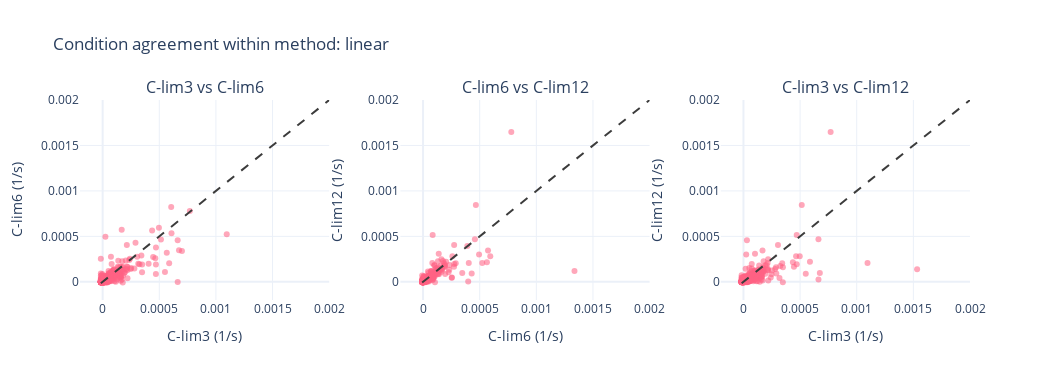

Notebook source saved alongside this figure:
### Code cell
fig = scatter_condition_agreement(df_active_deg_uncapped, method="linear", log_axes=False)
# cap x and y-axis
# fig.update_layout(yaxis1=dict(range=[-9, -2]),
#                   yaxis2=dict(range=[-9, -2]),
#                   yaxis3=dict(range=[-9, -2]),
#                   xaxis1=dict(range=[-9, -2]),
#                   xaxis2=dict(range=[-9, -2]),
#                   xaxis3=dict(range=[-9, -2]),
                  # plot_bgcolor='rgba(0, 0, 0, 0)',  # Transparent plot area background
                  # paper_bgcolor='rgba(0, 0, 0, 0)'
                  # )
fig.update_layout(yaxis1=dict(range=[-2E-4, 0.002]),
                  yaxis2=dict(range=[-2E-4, 0.002]),
                  yaxis3=dict(range=[-2E-4, 0.002]),
                  xaxis1=dict(range=[-2E-4, 0.002]),
                  xaxis2=dict(range=[-2E-4, 0.002]),
                  xaxis3=dict(range=[-2E-4, 0.002]),)

fig.show()
# fig.write_image("notebooks/Heena notebooks/Mia Protein Degradation/out/k_active_condition_comparison_linear_uncapped.png", scale=5, height=400, width=1000)

### Figure 1 — Plotly figure (JSON) as saved in the notebook; plotly's stock layout.template omitted (floating-point values rounded to 4 significant figures; data arrays with more than 128 entries replaced by an {"elided": "..."} marker saying what was removed)
{"data": [{"hovertemplate": "k_active_C-lim3_linear: %{x:.4g}<br>k_active_C-lim6_linear: %{y:.4g}<extra></extra>", "marker": {"color": "rgba(255,99,132,0.8)", "opacity": 0.7, "size": 6}, "mode": "markers", "name": "proteins", "x": {"elided": "2513 float values"}, "y": {"elided": "2513 float values"}, "type": "scatter", "xaxis": "x", "yaxis": "y"}, {"hoverinfo": "skip", "line": {"color": "rgba(60,60,60,1.0)", "dash": "dash", "width": 2}, "mode": "lines", "name": "y = x", "showlegend": false, "x": [-1.605e-05, 79710.0], "y": [-1.605e-05, 79710.0], "type": "scatter", "xaxis": "x", "yaxis": "y"}, {"hovertemplate": "k_active_C-lim6_linear: %{x:.4g}<br>k_active_C-lim12_linear: %{y:.4g}<extra></extra>", "marker": {"color": "rgba(255,99,132,0.8)", "opacity": 0.7, "size": 6}, "mode": "markers", "name": "proteins", "x": {"elided": "2550 float values"}, "y": {"elided": "2550 float values"}, "type": "scatter", "xaxis": "x2", "yaxis": "y2"}, {"hoverinfo": "skip", "line": {"color": "rgba(60,60,60,1.0)", "dash": "dash", "width": 2}, "mode": "lines", "name": "y = x", "showlegend": false, "x": [-8.023e-06, 0.003731], "y": [-8.023e-06, 0.003731], "type": "scatter", "xaxis": "x2", "yaxis": "y2"}, {"hovertemplate": "k_active_C-lim3_linear: %{x:.4g}<br>k_active_C-lim12_linear: %{y:.4g}<extra></extra>", "marker": {"color": "rgba(255,99,132,0.8)", "opacity": 0.7, "size": 6}, "mode": "markers", "name": "proteins", "x": {"elided": "2530 float values"}, "y": {"elided": "2530 float values"}, "type": "scatter", "xaxis": "x3", "yaxis": "y3"}, {"hoverinfo": "skip", "line": {"color": "rgba(60,60,60,1.0)", "dash": "dash", "width": 2}, "mode": "lines", "name": "y = x", "showlegend": false, "x": [-1.605e-05, 79710.0], "y": [-1.605e-05, 79710.0], "type": "scatter", "xaxis": "x3", "yaxis": "y3"}], "layout": {"xaxis": {"anchor": "y", "domain": [0.0, 0.28], "title": {"text": "C-lim3 (1/s)"}, "range": [-0.0002, 0.002]}, "yaxis": {"anchor": "x", "domain": [0.0, 1.0], "title": {"text": "C-lim6 (1/s)"}, "range": [-0.0002, 0.002]}, "xaxis2": {"anchor": "y2", "domain": [0.36, 0.64], "title": {"text": "C-lim6 (1/s)"}, "range": [-0.0002, 0.002]}, "yaxis2": {"anchor": "x2", "domain": [0.0, 1.0], "title": {"text": "C-lim12 (1/s)"}, "range": [-0.0002, 0.002]}, "xaxis3": {"anchor": "y3", "domain": [0.72, 1.0], "title": {"text": "C-lim3 (1/s)"}, "range": [-0.0002, 0.002]}, "yaxis3": {"anchor": "x3", "domain": [0.0, 1.0], "title": {"text": "C-lim12 (1/s)"}, "range": [-0.0002, 0.002]}, "annotations": [{"font": {"size": 16}, "showarrow": false, "text": "C-lim3 vs C-lim6", "x": 0.14, "xanchor": "center", "xref": "paper", "y": 1.0, "yanchor": "bottom", "yref": "paper"}, {"font": {"size": 16}, "showarrow": false, "text": "C-lim6 vs C-lim12", "x": 0.5, "xanchor": "center", "xref": "paper", "y": 1.0, "yanchor": "bottom", "yref": "paper"}, {"font": {"size": 16}, "showarrow": false, "text": "C-lim3 vs C-lim12", "x": 0.86, "xanchor": "center", "xref": "paper", "y": 1.0, "yanchor": "bottom", "yref": "paper"}], "title": {"text": "Condition agreement within method: linear"}, "height": 380, "width": 1050, "showlegend": false}}
